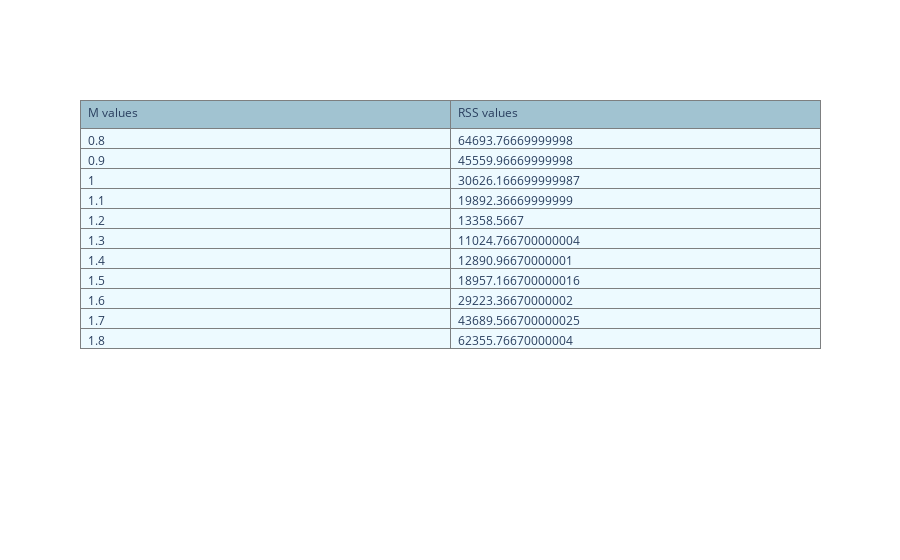

Notebook cell for this chart:
### Code cell
cost_chart = rss_values(budgets, revenues, scaled_m_values, b_value)
if cost_chart: 
    column_values = list(cost_chart.values())
    plot_table(headers = ['M values', 'RSS values'], columns=column_values)

### Figure 1 — Plotly figure (JSON) as saved in the notebook; plotly's stock layout.template omitted (floating-point values rounded to 4 significant figures)
{"data": [{"cells": {"align": ["left", "left", "left", "left", "left"], "fill": {"color": "#EDFAFF"}, "line": {"color": "#7D7F80"}, "values": [[0.8, 0.9, 1, 1.1, 1.2, 1.3, 1.4, 1.5, 1.6, 1.7, 1.8], [64690.0, 45560.0, 30630.0, 19890.0, 13360.0, 11020.0, 12890.0, 18960.0, 29220.0, 43690.0, 62360.0]]}, "header": {"align": ["left", "left", "left", "left", "left"], "fill": {"color": "#a1c3d1"}, "line": {"color": "#7D7F80"}, "values": ["M values", "RSS values"]}, "type": "table"}], "layout": {}}
